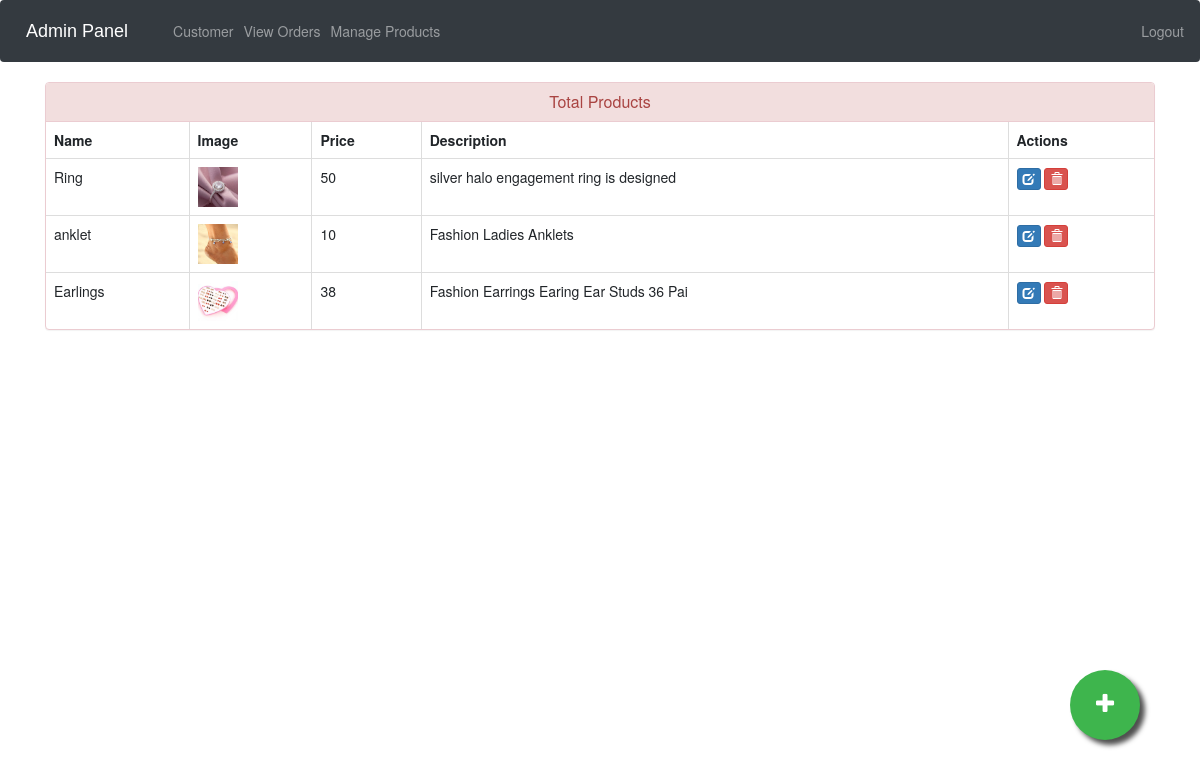
The page /admin-products (signed in) on the database its author committed.
### ecom/models.py (models this page shows, shortened)
class Product(models.Model):
    name=models.CharField(max_length=40)
    product_image= models.ImageField(upload_to='product_image/',null=True,blank=True)
    price = models.PositiveIntegerField()
    description=models.CharField(max_length=40)

### ecom/views.py (the view)
# urls.py: path('admin-products', views.admin_products_view,name='admin-products'),
@login_required(login_url='adminlogin')
def admin_products_view(request):
    products=models.Product.objects.all()
    return render(request,'ecom/admin_products.html',{'products':products})

### templates/ecom/admin_products.html (shortened to what this page needs)
{% extends 'ecom/admin_base.html' %}
{% load static %}
{% block content %}
<head>
  <link href="//netdna.bootstrapcdn.com/bootstrap/3.0.0/css/bootstrap.min.css" rel="stylesheet" id="bootstrap-css">
</head>
<div class="container">
  <div class="panel panel-danger">
    <div class="panel-heading">
      <h6 class="panel-title">Total Products</h6>
    </div>
    <table class="table table-hover table-bordered" id="dev-table">
      <thead>
        <tr>
          <th>Name</th>
          <th>Image</th>
          <th>Price</th>
          <th>Description</th>
          <th>Actions</th>
        </tr>
      </thead>
      {% for p in products %}
  {% if p %}
      <tr>
        <td> {{p.name}}</td>
        <td> <img src="{% static p.product_image.url %}" alt="Profile Pic" height="40px" width="40px" /></td>
        <td>{{p.price}}</td>
        <td>{{p.description}}</td>
        <td><a class="btn btn-primary btn-xs" href="{% url 'update-product' p.id  %}"><span class="glyphicon glyphicon-edit"></span></a>
          <a class="btn btn-danger btn-xs" href="{% url 'delete-product' p.id  %}"><span class="glyphicon glyphicon-trash"></span></a></td>
      </tr>
      {%else%}
      <br><br><br>
      <h1>No Products!!</h1>
      {% endif %}
      {% endfor %}
    </table>
  </div>
</div>
<a href="/admin-add-product" class="float">
<i class="fa fa-plus my-float"></i>
</a>
{% endblock content %}

### templates/ecom/admin_base.html (style rules this page uses)
.fa { font-size: 23px; width: 60px; text-align: center; text-decoration: none; margin: 5px 2px; border-radius: 50%; }

### templates/ecom/admin_products.html (style rules this page uses)
a:link { text-decoration: none; }
h6 { text-align: center; }
.float { position:fixed; width:70px; height:70px; bottom:60px; right:60px; background-color:#3eb54d; color:#FFF; border-radius:50px; text-align:center; box-shadow: 5px 5px 5px #505050; }
.my-float { margin-top:22px; }

### rows shown on the page
Product: name "Ring", product_image (picture), price "50", description "silver halo engagement ring is designed"
Product: name "anklet", product_image (picture), price "10", description "Fashion Ladies Anklets"
Product: name "Earlings", product_image (picture), price "38", description "Fashion Earrings Earing Ear Studs 36 Pai"
